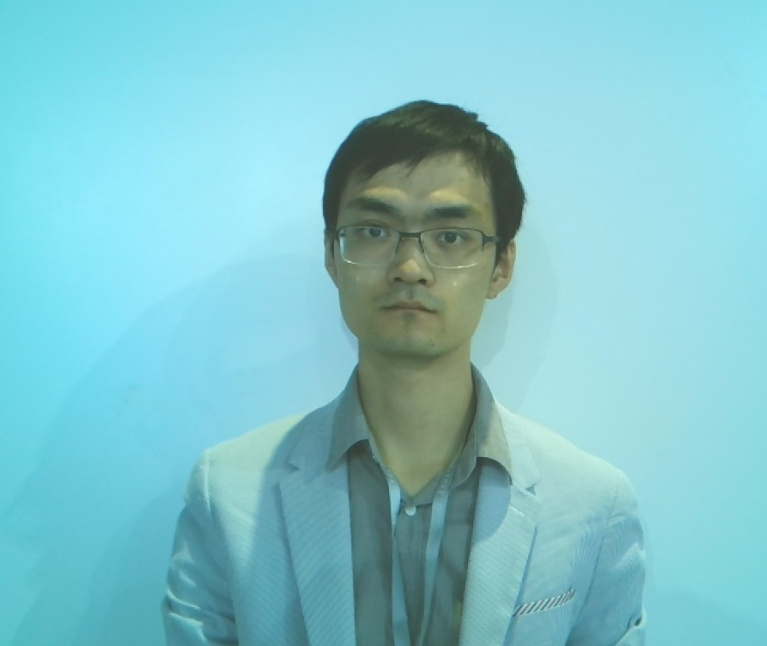
#> input picture faceFeature/imageTailor/1 (1).jpg, 767 x 646 px
$ python nonSkinMethod.py   (older library calls are emulated)
#> lines starting #> are read from the running program, lines starting #| are printed output that depends on the picture; after the words box and inside, x2 and y2 are one past the last pixel; in counts of white or black regions, pixels touching at a corner belong together; long printed decimals are rounded
### faceFeature/HistUtil.py
import cv2
import numpy as np
import math
#自定义直方图统计


# [314 lines left out: functions myCalHist, DrawHist, interpolation, fourier, inverFourier, coefficientHist and 13 more, not called in this run]

def getSkeleton(img,removedetails_times,erode_times):#输入为去除背景后的bgr图
    if img.ndim > 2:
        imgFace = cv2.cvtColor(img,cv2.COLOR_BGR2GRAY)
    ret,img = cv2.threshold(imgFace,0, 255, cv2.THRESH_OTSU)
    element = cv2.getStructuringElement(cv2.MORPH_CROSS,(5,5))
    img = cv2.erode(img,element,iterations=2)
    erode_output = img.copy()
    outLineResult = img.copy()
    openResult = img.copy()
    closeResult = img.copy()
    #噪声滤除
    if removedetails_times ==1:
        openResult = cv2.morphologyEx(img,cv2.MORPH_OPEN,element,iterations=1)
        closeResult=cv2.morphologyEx(openResult,cv2.MORPH_CLOSE,element,iterations=1)
        #openResult = cv2.morphologyEx(closeResult,cv2.MORPH_OPEN,element,iterations=1)
    elif removedetails_times == 2:
        openResult = cv2.morphologyEx(img,cv2.MORPH_OPEN,element,iterations=1)
        closeResult=cv2.morphologyEx(openResult,cv2.MORPH_CLOSE,element,iterations=1)
        openResult = cv2.morphologyEx(closeResult,cv2.MORPH_OPEN,element,iterations=1)
        closeResult=cv2.morphologyEx(openResult,cv2.MORPH_CLOSE,element,iterations=1)
    elif removedetails_times == 3:
        openResult = cv2.morphologyEx(img, cv2.MORPH_OPEN, element, iterations=1)
        closeResult = cv2.morphologyEx(openResult, cv2.MORPH_CLOSE, element, iterations=1)
        openResult = cv2.morphologyEx(closeResult, cv2.MORPH_OPEN, element, iterations=1)
        closeResult = cv2.morphologyEx(openResult, cv2.MORPH_CLOSE, element, iterations=1)
        openResult = cv2.morphologyEx(closeResult, cv2.MORPH_OPEN, element, iterations=1)
        closeResult = cv2.morphologyEx(openResult, cv2.MORPH_CLOSE, element, iterations=1)
    #腐蚀操作
    erode_output = cv2.erode(closeResult,element,erode_times)
    ret,closeResult = cv2.threshold(closeResult,5,255,cv2.THRESH_BINARY)
    ret,erode_output = cv2.threshold(erode_output,5,255,cv2.THRESH_BINARY)
    outLineResult = cv2.subtract(closeResult,erode_output)
    result = cv2.medianBlur(outLineResult,3)
    print(result.ndim)
    if result.ndim >2:
        result = cv2.cvtColor(result,cv2.COLOR_BGR2GRAY)
    ret,result = cv2.threshold(result,100,255,cv2.THRESH_BINARY_INV)
    result = cv2.erode(result,element,iterations=1)
    #result = RemoveSelectRegion(result,3000,0,0,0)
    return result
#去除指定大小的区域
# [110 lines left out: functions RemoveSelectRegion, tailorImg, detectFaces, removeBackground, not called in this run]
# [13 lines that do not run on import are left out]

### faceFeature/nonSkinMethod.py
# encoding:utf-8
import cv2
import numpy as np
import math
import faceFeature.HistUtil as histUtil
import faceFeature.globalThresholdMothed as globalThresholdMothod

###############################
gamma = 0.70
lamda = 0.7000
bata = 0.3000
lamda1 = 0.35000
bata1 = 0.65000
################################
#检测人脸
# [619 lines left out: functions detectFaces, detectEyes, skinModel, removeBackground, tailorImg, meanBrightness and 14 more, not called in this run]
if __name__ == '__main__':

    createResult()
#> in createResult, img is the input picture: shape (646, 767, 3); mean B, G, R 203.5, 196.3, 129.6
#> in detectFaces, `gray = cv2.cvtColor(img, cv2.COLOR_BGR2GRAY)`:
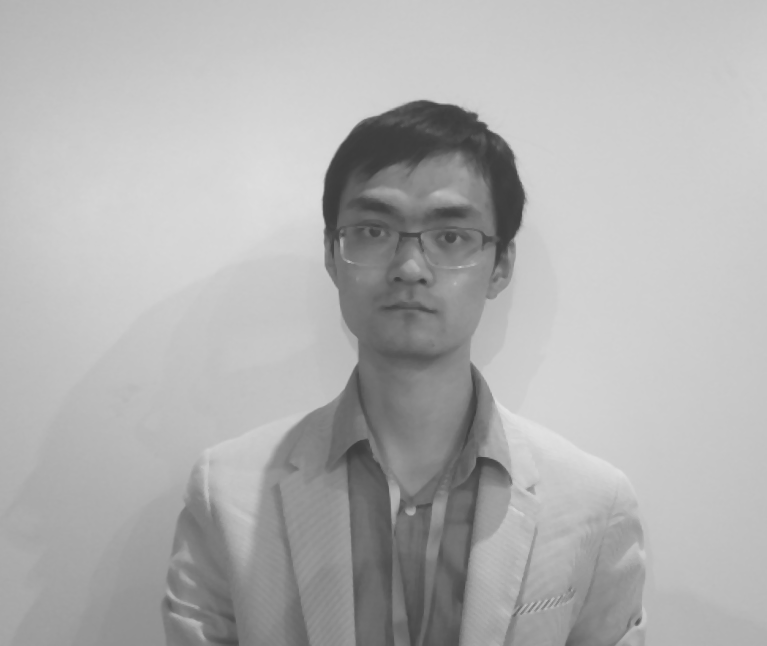
#> gray: shape (646, 767); min 60, max 226, mean 177.1
#> in detectFaces, `faces = face_cascade.detectMultiScale(gray, 1.3, 5)#1.3and5  counts to..`: faces = [[308, 154, 207, 207]]
#> the loop in tailorImg, `for i,(x,y,w,h) in enumerate(faces):` made 1 pass
#> pass 1, in tailorImg, `new_img = img[new_y:new_y+new_h,new_x:new_x+new_w]`:
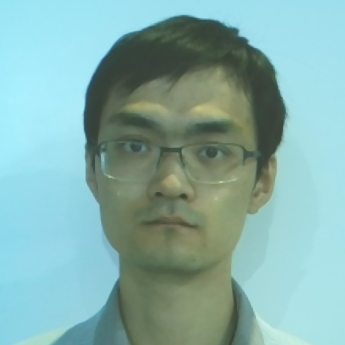
#> new_img: shape (345, 345, 3); mean B, G, R 170.7, 174.7, 133.2
#> in processImg, `canny = cv2.Canny(imgFace_Gray,40,120)`:
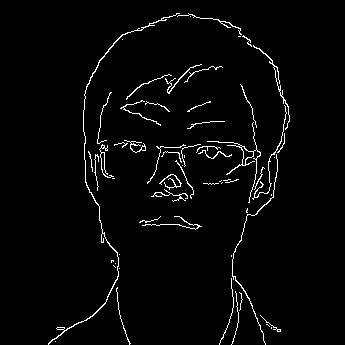
#> canny: shape (345, 345); 2.7% white in thin lines or dots, all inside (x1, y1, x2, y2) = (48, 13, 290, 345)
#> after the loop in meanBrightness, `for i in range(sp[0]):`: brightness = 5977260; count = 54131
#> in divisionThreshold, `theta = meanBrightness(imgGRAY=imgFace)`: theta = 110.4
#| 平均亮度 110.422
#> in divisionThreshold, `newBGR = imgBGR[0:new_h*divisionCount,0:new_w*divisionCount]`:
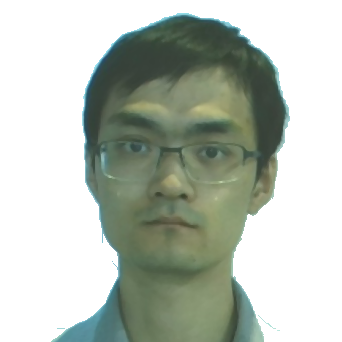
#> newBGR: shape (342, 342, 3); mean B, G, R 182.4, 192.2, 184.7
#> the loop in divisionThreshold, `for i in range(divisionCount):` made 57 passes
#> after the loop in divisionThreshold, `for i in range(divisionCount):`:
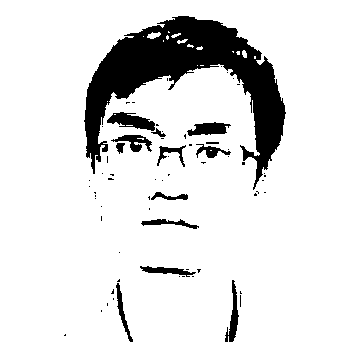
#> dst: shape (342, 342); 87.1% white; 68 black regions (54 under 20 px), largest, box (x1, y1, x2, y2) and area: (84, 16, 286, 190) 11881, (107, 112, 155, 131) 505, (187, 122, 231, 136) 389
#> in getSkeleton, `imgFace = cv2.cvtColor(img,cv2.COLOR_BGR2GRAY)`:
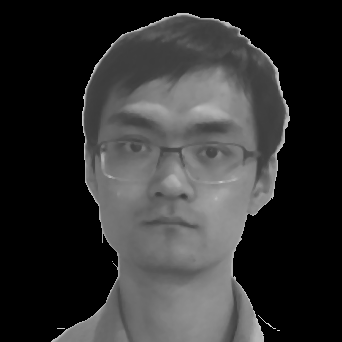
#> imgFace: shape (342, 342); min 0, max 221, mean 50.4
#> in getSkeleton, `ret,img = cv2.threshold(imgFace,0, 255, cv2.THRESH_OTSU)`: img: shape (342, 342); 45.7% white; 5 white regions (3 under 20 px), largest, box (x1, y1, x2, y2) and area: (51, 13, 290, 342) 53449, (258, 315, 276, 329) 21
#> in getSkeleton, `img = cv2.erode(img,element,iterations=2)`: img: shape (342, 342); 43.1% white; 1 white region, box (x1, y1, x2, y2) and area: (57, 17, 286, 342) 50362
#> in getSkeleton, `openResult = cv2.morphologyEx(img,cv2.MORPH_OPEN,element,iterations=1)`: openResult: shape (342, 342); 43.1% white; 1 white region, box (x1, y1, x2, y2) and area: (57, 17, 286, 342) 50355
#> in getSkeleton, `erode_output = cv2.erode(closeResult,element,erode_times)`: erode_output: shape (342, 342); 41.8% white; 1 white region, box (x1, y1, x2, y2) and area: (59, 19, 284, 342) 48853
#> in getSkeleton, `outLineResult = cv2.subtract(closeResult,erode_output)`: outLineResult: shape (342, 342); 1.3% white in thin lines or dots, all inside (x1, y1, x2, y2) = (57, 17, 286, 342)
#> in getSkeleton, `result = cv2.medianBlur(outLineResult,3)`: result: shape (342, 342); 1.3% white in thin lines or dots, all inside (x1, y1, x2, y2) = (58, 17, 286, 342)
#| 2
#> in getSkeleton, `result = cv2.erode(result,element,iterations=1)`: result: shape (342, 342); 96.2% white; 1 black region, box (x1, y1, x2, y2) and area: (56, 15, 288, 342) 4487
#> in processImg, `result = cv2.bitwise_and(imgFace_thresh, skeleton)`: result: shape (342, 342); 84.8% white; 49 black regions (37 under 20 px), largest, box (x1, y1, x2, y2) and area: (56, 15, 288, 342) 15212, (107, 112, 155, 131) 505, (187, 122, 231, 136) 389
#> in createResult, `dst = cv2.medianBlur(dst, 3)`: dst: shape (342, 342); 84.9% white; 18 black regions (7 under 20 px), largest, box (x1, y1, x2, y2) and area: (56, 15, 288, 342) 15260, (107, 112, 165, 138) 547, (188, 122, 230, 136) 387
#> after the loop in RemoveSelectRegion, `for i in range(sp[0]):`:
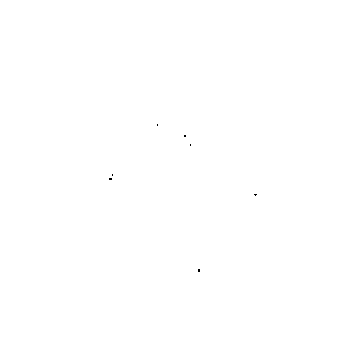
#> PointLabel: shape (342, 342); values 2 (black) and 3 (white), 100% white; black in thin lines or dots, all inside (x1, y1, x2, y2) = (109, 124, 257, 272)
    cv2.waitKey(0)
